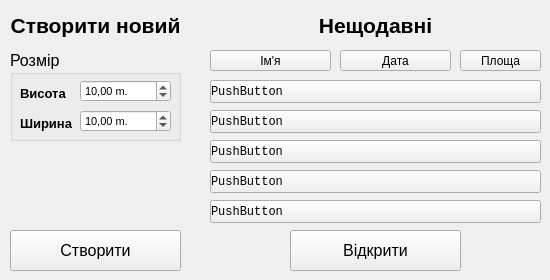
<?xml version="1.0" encoding="UTF-8"?>
<ui version="4.0">
 <class>FormCreate</class>
 <widget class="QWidget" name="FormCreate">
  <property name="windowModality">
   <enum>Qt::WindowModal</enum>
  </property>
  <property name="geometry">
   <rect>
    <x>0</x>
    <y>0</y>
    <width>550</width>
    <height>280</height>
   </rect>
  </property>
  <property name="sizePolicy">
   <sizepolicy hsizetype="Fixed" vsizetype="Fixed">
    <horstretch>0</horstretch>
    <verstretch>0</verstretch>
   </sizepolicy>
  </property>
  <property name="minimumSize">
   <size>
    <width>550</width>
    <height>280</height>
   </size>
  </property>
  <property name="maximumSize">
   <size>
    <width>550</width>
    <height>280</height>
   </size>
  </property>
  <property name="font">
   <font>
    <family>Segoe UI</family>
   </font>
  </property>
  <property name="windowTitle">
   <string>Створення проекта</string>
  </property>
  <property name="locale">
   <locale language="Ukrainian" country="Ukraine"/>
  </property>
  <widget class="QGroupBox" name="groupBoxSizeNew">
   <property name="geometry">
    <rect>
     <x>10</x>
     <y>50</y>
     <width>171</width>
     <height>91</height>
    </rect>
   </property>
   <property name="font">
    <font>
     <pointsize>12</pointsize>
    </font>
   </property>
   <property name="title">
    <string>Розмір</string>
   </property>
   <property name="flat">
    <bool>false</bool>
   </property>
   <property name="checkable">
    <bool>false</bool>
   </property>
   <widget class="QLabel" name="labelHeight">
    <property name="geometry">
     <rect>
      <x>10</x>
      <y>35</y>
      <width>61</width>
      <height>16</height>
     </rect>
    </property>
    <property name="font">
     <font>
      <pointsize>10</pointsize>
      <weight>75</weight>
      <bold>true</bold>
     </font>
    </property>
    <property name="text">
     <string>Висота</string>
    </property>
   </widget>
   <widget class="QLabel" name="labelWidth">
    <property name="geometry">
     <rect>
      <x>10</x>
      <y>65</y>
      <width>61</width>
      <height>16</height>
     </rect>
    </property>
    <property name="font">
     <font>
      <pointsize>10</pointsize>
      <weight>75</weight>
      <bold>true</bold>
     </font>
    </property>
    <property name="text">
     <string>Ширина</string>
    </property>
   </widget>
   <widget class="QDoubleSpinBox" name="doubleSpinBoxHeight">
    <property name="geometry">
     <rect>
      <x>70</x>
      <y>30</y>
      <width>91</width>
      <height>22</height>
     </rect>
    </property>
    <property name="font">
     <font>
      <pointsize>8</pointsize>
     </font>
    </property>
    <property name="suffix">
     <string> m.</string>
    </property>
    <property name="minimum">
     <double>1.000000000000000</double>
    </property>
    <property name="maximum">
     <double>9999.989999999999782</double>
    </property>
    <property name="value">
     <double>10.000000000000000</double>
    </property>
   </widget>
   <widget class="QDoubleSpinBox" name="doubleSpinBoxWidth">
    <property name="geometry">
     <rect>
      <x>70</x>
      <y>60</y>
      <width>91</width>
      <height>22</height>
     </rect>
    </property>
    <property name="font">
     <font>
      <pointsize>8</pointsize>
     </font>
    </property>
    <property name="suffix">
     <string> m.</string>
    </property>
    <property name="minimum">
     <double>1.000000000000000</double>
    </property>
    <property name="maximum">
     <double>9999.989999999999782</double>
    </property>
    <property name="value">
     <double>10.000000000000000</double>
    </property>
   </widget>
  </widget>
  <widget class="QPushButton" name="pushButtonOpen">
   <property name="geometry">
    <rect>
     <x>290</x>
     <y>230</y>
     <width>171</width>
     <height>41</height>
    </rect>
   </property>
   <property name="font">
    <font>
     <pointsize>12</pointsize>
    </font>
   </property>
   <property name="text">
    <string>Відкрити</string>
   </property>
  </widget>
  <widget class="QPushButton" name="pushButtonCreateNew">
   <property name="geometry">
    <rect>
     <x>10</x>
     <y>230</y>
     <width>171</width>
     <height>41</height>
    </rect>
   </property>
   <property name="font">
    <font>
     <pointsize>12</pointsize>
    </font>
   </property>
   <property name="text">
    <string>Створити</string>
   </property>
  </widget>
  <widget class="QLabel" name="labelCreateNew">
   <property name="geometry">
    <rect>
     <x>10</x>
     <y>10</y>
     <width>171</width>
     <height>31</height>
    </rect>
   </property>
   <property name="font">
    <font>
     <pointsize>16</pointsize>
     <weight>75</weight>
     <bold>true</bold>
    </font>
   </property>
   <property name="text">
    <string>Створити новий</string>
   </property>
   <property name="scaledContents">
    <bool>false</bool>
   </property>
   <property name="alignment">
    <set>Qt::AlignCenter</set>
   </property>
   <property name="textInteractionFlags">
    <set>Qt::NoTextInteraction</set>
   </property>
  </widget>
  <widget class="QPushButton" name="pushButton_1">
   <property name="geometry">
    <rect>
     <x>210</x>
     <y>80</y>
     <width>331</width>
     <height>23</height>
    </rect>
   </property>
   <property name="font">
    <font>
     <family>Courier New</family>
    </font>
   </property>
   <property name="styleSheet">
    <string notr="true">text-align: left</string>
   </property>
   <property name="text">
    <string>PushButton</string>
   </property>
  </widget>
  <widget class="QPushButton" name="pushButton_2">
   <property name="geometry">
    <rect>
     <x>210</x>
     <y>110</y>
     <width>331</width>
     <height>23</height>
    </rect>
   </property>
   <property name="font">
    <font>
     <family>Courier New</family>
    </font>
   </property>
   <property name="styleSheet">
    <string notr="true">text-align: left</string>
   </property>
   <property name="text">
    <string>PushButton</string>
   </property>
  </widget>
  <widget class="QPushButton" name="pushButton_3">
   <property name="geometry">
    <rect>
     <x>210</x>
     <y>140</y>
     <width>331</width>
     <height>23</height>
    </rect>
   </property>
   <property name="font">
    <font>
     <family>Courier New</family>
    </font>
   </property>
   <property name="styleSheet">
    <string notr="true">text-align: left</string>
   </property>
   <property name="text">
    <string>PushButton</string>
   </property>
  </widget>
  <widget class="QPushButton" name="pushButton_4">
   <property name="geometry">
    <rect>
     <x>210</x>
     <y>170</y>
     <width>331</width>
     <height>23</height>
    </rect>
   </property>
   <property name="font">
    <font>
     <family>Courier New</family>
    </font>
   </property>
   <property name="styleSheet">
    <string notr="true">text-align: left</string>
   </property>
   <property name="text">
    <string>PushButton</string>
   </property>
  </widget>
  <widget class="QPushButton" name="pushButton_5">
   <property name="geometry">
    <rect>
     <x>210</x>
     <y>200</y>
     <width>331</width>
     <height>23</height>
    </rect>
   </property>
   <property name="font">
    <font>
     <family>Courier New</family>
    </font>
   </property>
   <property name="styleSheet">
    <string notr="true">text-align: left</string>
   </property>
   <property name="text">
    <string>PushButton</string>
   </property>
  </widget>
  <widget class="QPushButton" name="pushButtonProjectName">
   <property name="geometry">
    <rect>
     <x>210</x>
     <y>50</y>
     <width>121</width>
     <height>21</height>
    </rect>
   </property>
   <property name="text">
    <string>Ім'я</string>
   </property>
  </widget>
  <widget class="QPushButton" name="pushButtonProjectTime">
   <property name="geometry">
    <rect>
     <x>340</x>
     <y>50</y>
     <width>111</width>
     <height>21</height>
    </rect>
   </property>
   <property name="text">
    <string>Дата</string>
   </property>
  </widget>
  <widget class="QPushButton" name="pushButtonProjectSquare">
   <property name="geometry">
    <rect>
     <x>460</x>
     <y>50</y>
     <width>81</width>
     <height>21</height>
    </rect>
   </property>
   <property name="text">
    <string>Площа</string>
   </property>
  </widget>
  <widget class="QLabel" name="labelRecent">
   <property name="geometry">
    <rect>
     <x>210</x>
     <y>10</y>
     <width>331</width>
     <height>31</height>
    </rect>
   </property>
   <property name="font">
    <font>
     <pointsize>16</pointsize>
     <weight>75</weight>
     <bold>true</bold>
    </font>
   </property>
   <property name="text">
    <string>Нещодавні</string>
   </property>
   <property name="scaledContents">
    <bool>false</bool>
   </property>
   <property name="alignment">
    <set>Qt::AlignCenter</set>
   </property>
   <property name="textInteractionFlags">
    <set>Qt::NoTextInteraction</set>
   </property>
  </widget>
 </widget>
 <resources/>
 <connections/>
</ui>
